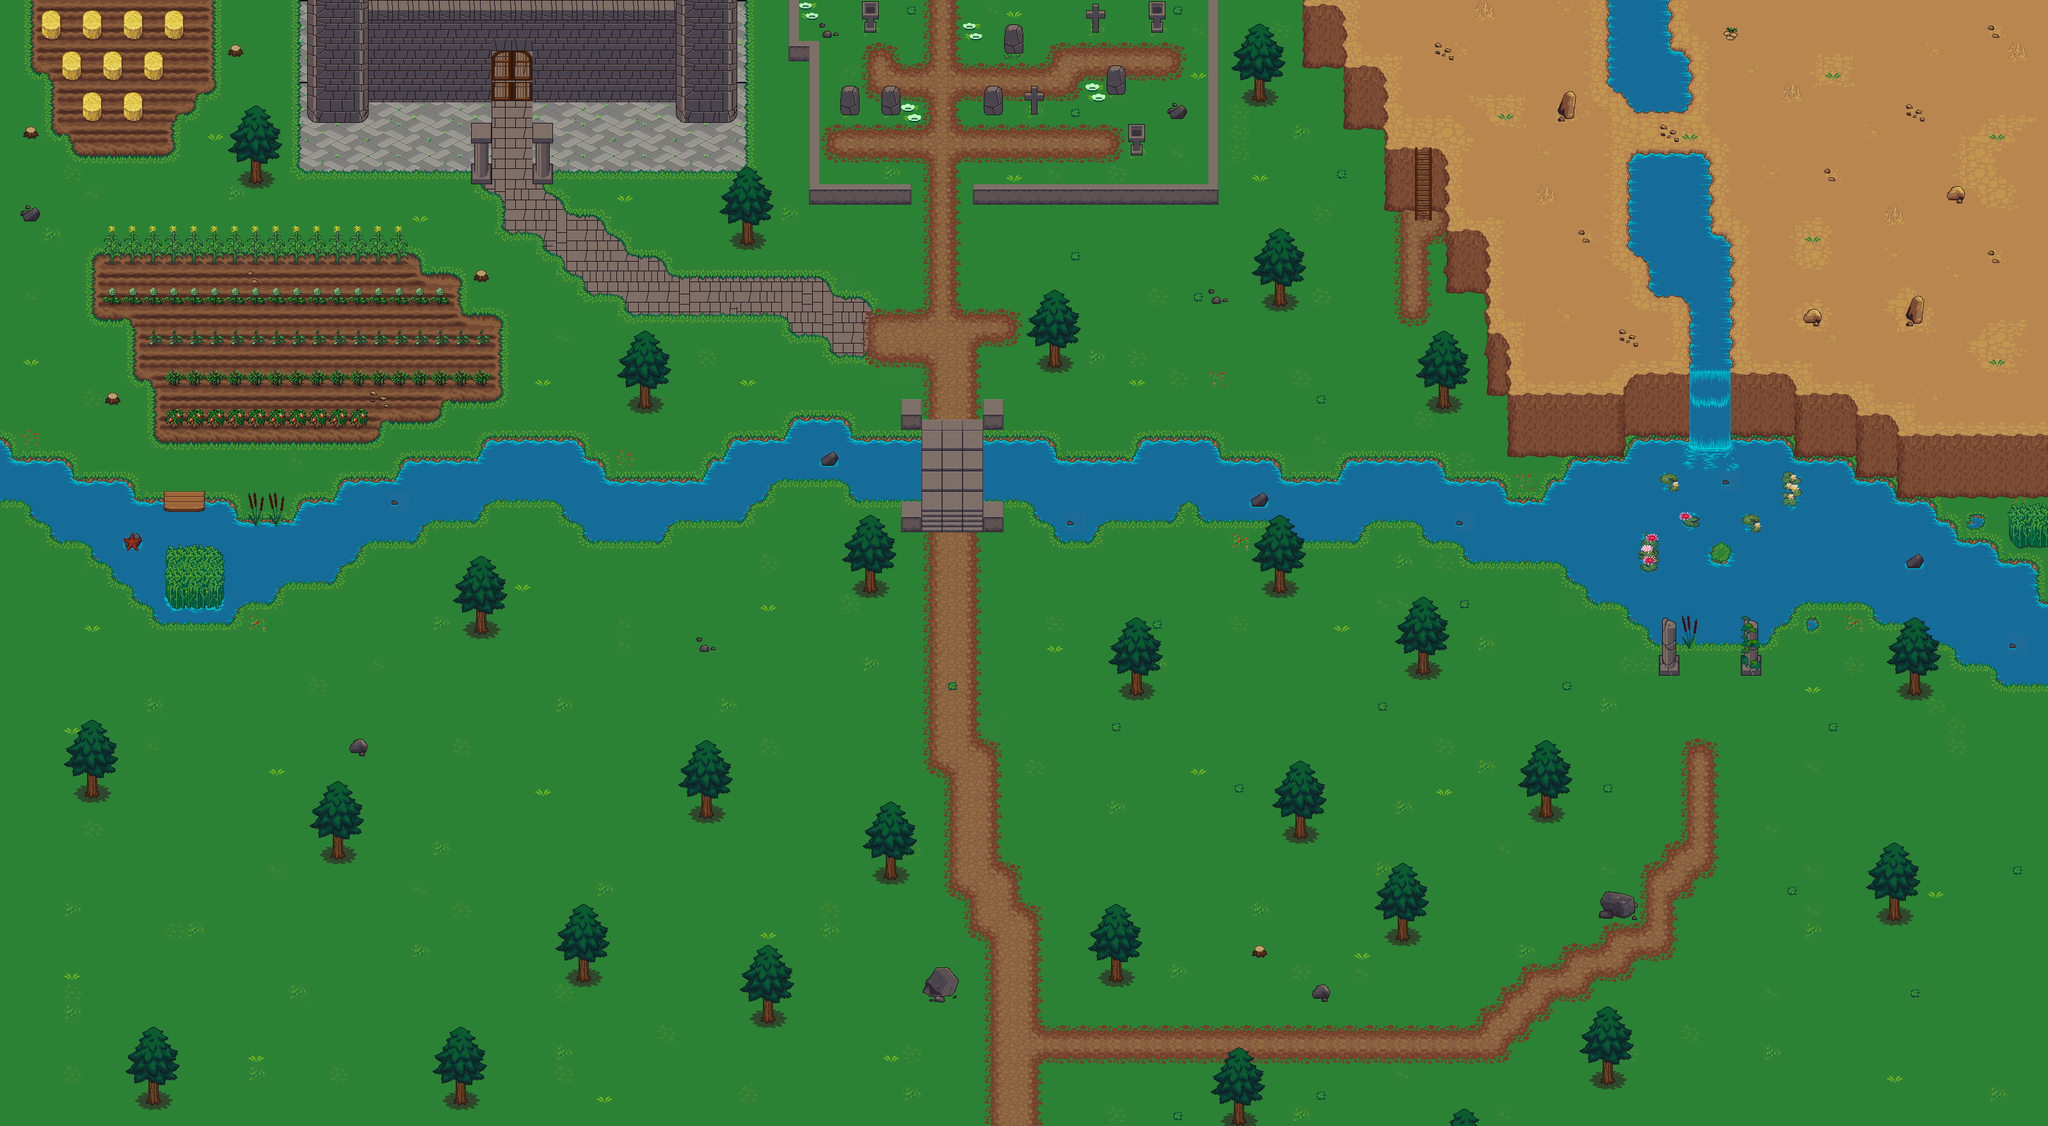

Tiled map render using the project's own tile images. Description and the map definition, with tile-layer contents summarised, below:
An orthogonal 100x55 tile map with 32x32 px tiles, 6 tile layers (ground_base, ground_edges, cliffs_base, cliffs_edges, ...), 1 hidden layer not drawn.

<map version="1.0" orientation="orthogonal" width="100" height="55" tilewidth="32" tileheight="32">
 <tileset firstgid="1" name="terrain" tilewidth="32" tileheight="32">
  <image source="terrain.png" width="1024" height="1024" />
 </tileset>
 <layer name="ground_base" width="100" height="55">
  <data>[5500 cells, 5500 non-empty, 101 distinct tile ids]</data>
 </layer>
 <layer name="ground_edges" width="100" height="55">
  <data>[5500 cells, 472 non-empty, 39 distinct tile ids]</data>
 </layer>
 <layer name="cliffs_base" width="100" height="55">
  <data>[5500 cells, 122 non-empty, 26 distinct tile ids]</data>
 </layer>
 <layer name="cliffs_edges" width="100" height="55">
  <data>[5500 cells, 48 non-empty, 16 distinct tile ids]</data>
 </layer>
 <layer name="decoration_base" width="100" height="55">
  <data>[5500 cells, 608 non-empty, 116 distinct tile ids]</data>
 </layer>
 <layer name="decoration_edges" width="100" height="55">
  <properties>
   <property name="render" value="false" />
  </properties>
  <data>[5500 cells, 306 non-empty, 25 distinct tile ids]</data>
 </layer>
 <layer name="collision" width="100" height="55" visible="0">
  <properties>
   <property name="render" value="false" />
  </properties>
  <data>[5500 cells, 506 non-empty, 1 distinct tile ids]</data>
 </layer>
</map>
